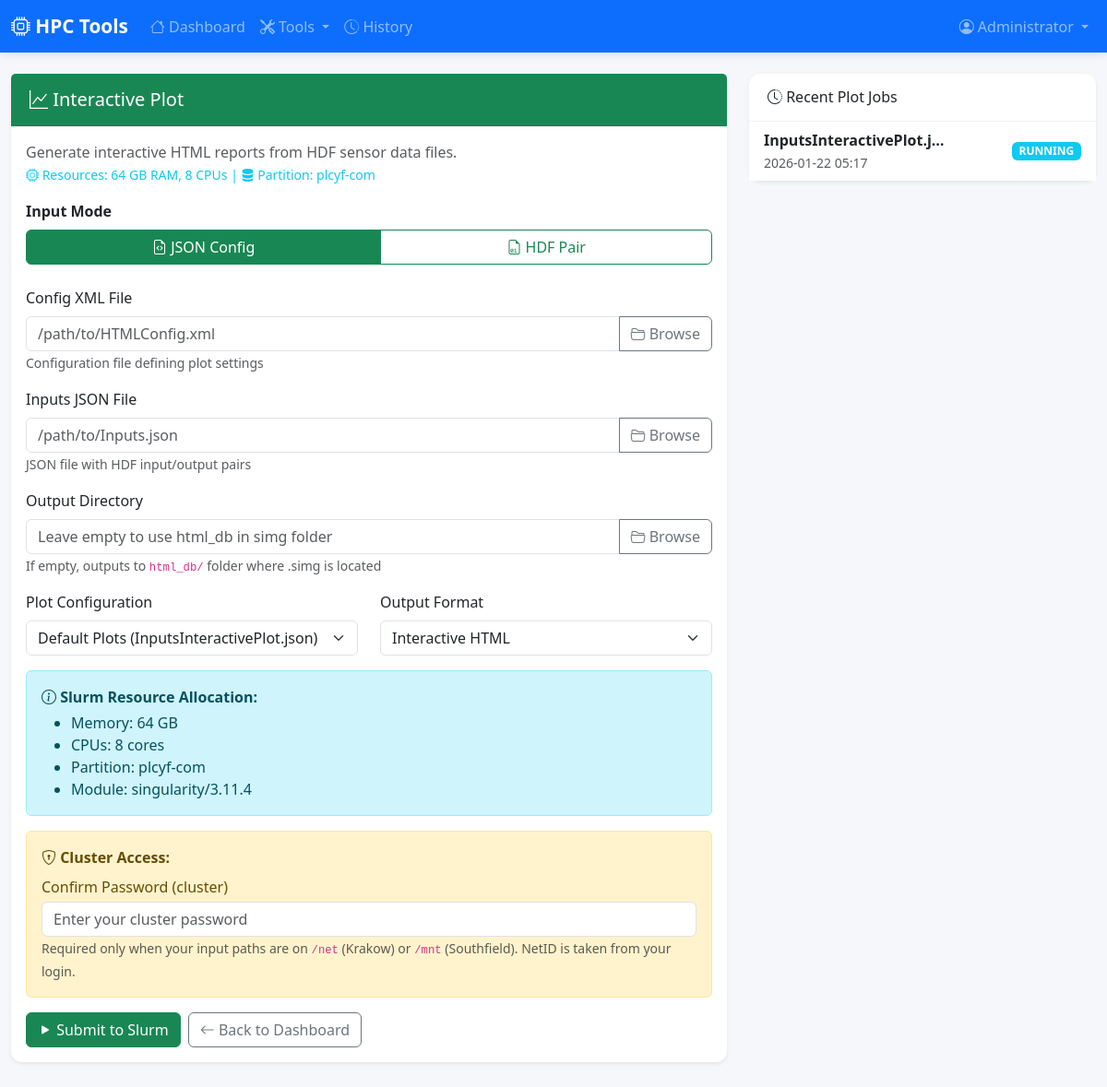
Before: /html/interactive_plot (signed in) with the older database file.
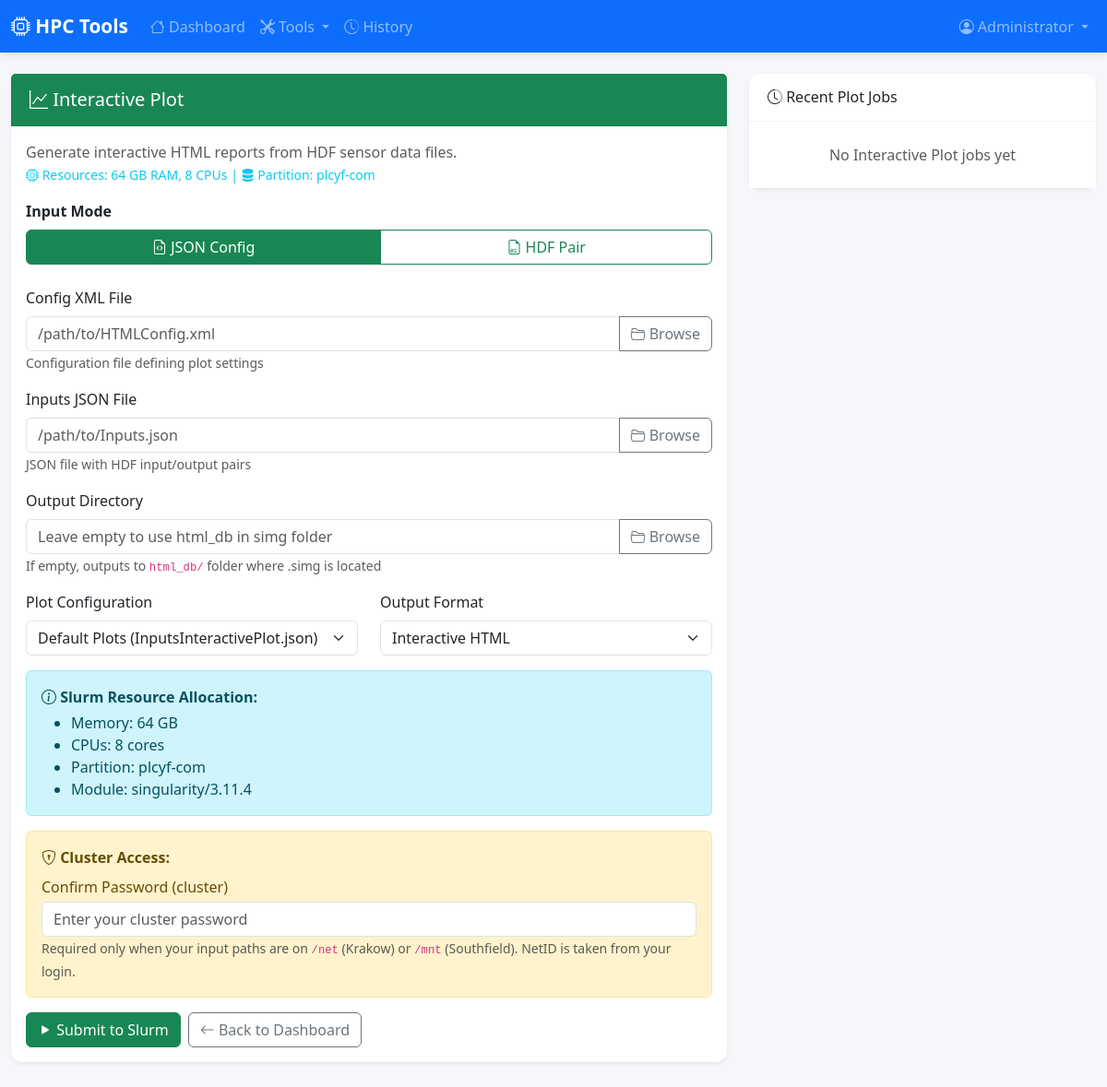
After: the same page with the newer database file.
### models.py (models this page shows, shortened)
class JobHistory(db.Model):
    __tablename__ = 'job_history'
    id = db.Column(db.Integer, primary_key=True)
    user_id = db.Column(db.Integer, db.ForeignKey('users.id'), nullable=False)
    tool_name = db.Column(db.String(50), nullable=False, index=True)
    input_path = db.Column(db.String(500), nullable=False)
    input_filename = db.Column(db.String(255))  # Extracted HDF filename for display
    output_path = db.Column(db.String(500))
    slurm_job_id = db.Column(db.String(50), index=True)
    status = db.Column(db.String(20), default='QUEUED', index=True)
    output_log_path = db.Column(db.String(500))
    error_message = db.Column(db.Text)
    parameters = db.Column(db.JSON)  # Store additional parameters as JSON
    created_at = db.Column(db.DateTime, default=datetime.utcnow, index=True)
    started_at = db.Column(db.DateTime)
    completed_at = db.Column(db.DateTime)

### app.py (the view)
@app.route('/html/interactive_plot', methods=['GET', 'POST'])
@login_required
def tool_interactive_plot():
    if request.method == 'POST':
        return submit_tool_job('interactive_plot')
    recent_jobs = get_user_tool_jobs('interactive_plot')
    return render_template('tools/interactive_plot.html',
                         tool_name='Interactive Plot',
                         recent_jobs=recent_jobs)

### app.py (called while the page is built, shortened)
@app.context_processor
def _inject_asset_helpers():
    return {'asset_url': _asset_url}

def _cluster_auth_enabled() -> bool:
    auth_mode = (os.environ.get('HPC_TOOLS_AUTH_MODE') or 'auto').strip().lower()
    return auth_mode == 'cluster' or (auth_mode == 'auto' and slurm_is_available())

def _default_admin_disabled() -> bool:
    raw = (os.environ.get('HPC_TOOLS_DISABLE_DEFAULT_ADMIN') or '').strip().lower()
    if raw in {'1', 'true', 'yes', 'y', 'on'}:
        return True
    return _cluster_auth_enabled()

def _user_is_disabled(user) -> bool:
    return getattr(user, 'is_active', True) is False

@login_manager.user_loader
def load_user(user_id):
    return User.query.get(int(user_id))

def _hyperlink_reap_stale_sessions(force: bool = False) -> None:
    global _HYPERLINK_LAST_REAP_AT
    now = time.time()
    if not force and now - _HYPERLINK_LAST_REAP_AT < 60:
        return

def _sync_runtime_job(job: JobHistory):
    runtime_job_id = ((job.parameters or {}).get('runtime_job_id') if job.parameters else None)
    if not runtime_job_id:
        return None

### utils.py (called while the page is built)
def slurm_is_available() -> bool:
    return (shutil.which('sbatch') is not None) or (shutil.which('srun') is not None)

### templates/tools/interactive_plot.html (shortened to what the changed rows need)
{% extends "base.html" %}
{% block content %}
<div class="container-fluid py-4">
    <div class="row">
        <div class="col-lg-4">
            <div class="card shadow-sm">
                <div class="card-body p-0">
                    <div class="list-group list-group-flush">
                        {% for job in recent_jobs %}
                        <div class="list-group-item">
                            <div class="d-flex justify-content-between align-items-center">
                                <div>
                                    <strong class="d-block text-truncate" style="max-width: 200px;">
                                        {{ job.input_filename or job.input_path.split('/')[-1] }}
                                    </strong>
                                    <small class="text-muted">{{ job.created_at.strftime('%Y-%m-%d %H:%M') }}</small>
                                </div>
                                <span class="badge
                                    {% if job.status == 'COMPLETED' %}bg-success
                                    {% elif job.status == 'RUNNING' %}bg-info
                                    {% elif job.status == 'QUEUED' %}bg-warning text-dark
                                    {% elif job.status == 'FAILED' %}bg-danger
                                    {% else %}bg-secondary{% endif %}">
                                    {{ job.status }}
                                </span>
                            </div>
                        </div>
                        {% else %}
                        <div class="list-group-item text-center text-muted py-4">
                            No Interactive Plot jobs yet
                        </div>
                        {% endfor %}
                    </div>
                </div>
            </div>
        </div>
    </div>
</div>
{% endblock %}

Changed rows visible on the page:
removed JobHistory: input_filename "InputsInteractivePlot.j…", created_at "2026-01-22 05:17", status "RUNNING"
Other visible differences:
text now shown: "No Interactive Plot jobs yet"
